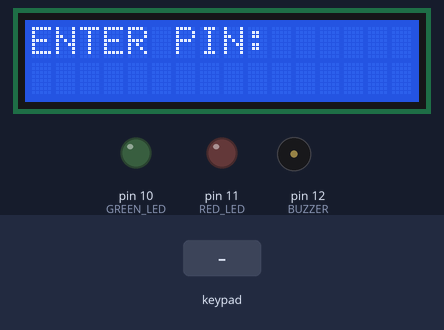
A sketch run on a simulated Arduino Uno, built with avr-gcc and run on an emulated ATmega328P. Parts: 16×2 character LCD, output pins drawn as LEDs (lit = HIGH), buzzer (waves = sounding). The test bench sets the inputs (shaded band).

Above: at 1.2 s.
1.3 s: keypad keys 1 2 3 4 pressed 0.4 s apart
At 3.0 s:
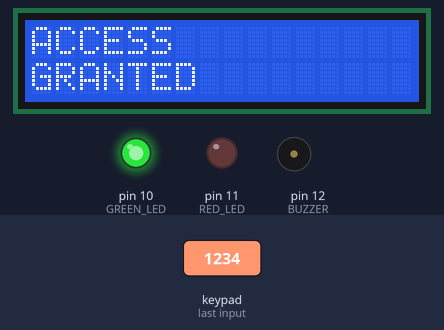
5.9 s: keypad keys 9 8 7 6 pressed 0.4 s apart
At 9.7 s:
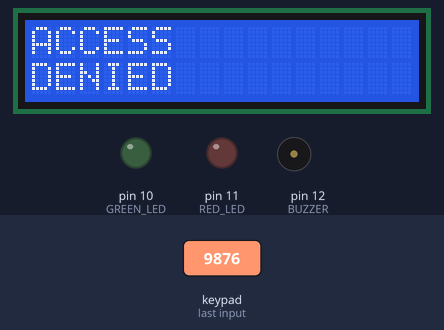
10.5 s: key '1' pressed
At 10.8 s:
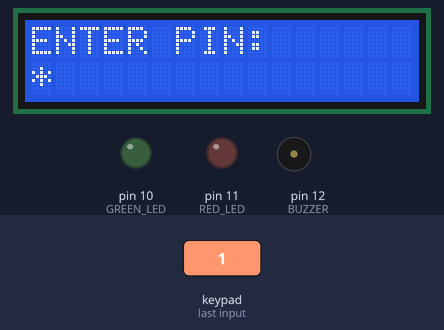
12.0 s: key '2' pressed
At 13.1 s:
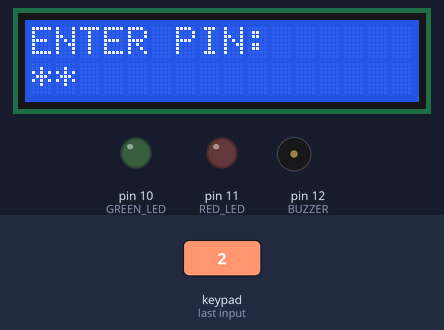
Timing chart, 0 to 14.5 s (numbered marks = the images above; inputs shaded):
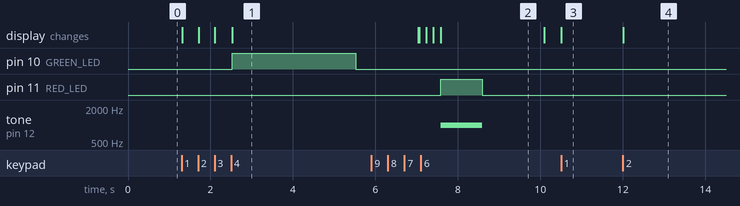

Measured:
- after the input at 1.3 s, pin 10 (GREEN_LED): LOW → HIGH after 1.2 s, → LOW 3.0 s later; the display: first changes at once (image 1 shows a later state)
- after the input at 5.9 s, pin 11 (RED_LED): LOW → HIGH after 1.7 s, → LOW 1.0 s later; tone on pin 12 (BUZZER): silent → 1000 Hz after 1.7 s, → silent 1.0 s later; the display: first differs from a run without the input after 1.2 s (image 2 shows a later state)
- after the input at 10.5 s, the display: changes at once (image 3)
- after the input at 12.0 s, the display: changes at once (image 4)
- what the display in image 2 shows lasts 2.5 s, from 7.6 s to 10.1 s

The sketch:

keypad_lcd.ino
```cpp
#include <Wire.h>
#include <LiquidCrystal_I2C.h>
#include <Keypad.h>

LiquidCrystal_I2C lcd(0x27, 16, 2);

// -------- Keypad --------
const byte ROWS = 4;
const byte COLS = 4;

char keys[ROWS][COLS] = {
  {'1','2','3','A'},
  {'4','5','6','B'},
  {'7','8','9','C'},
  {'*','0','#','D'}
};

byte rowPins[ROWS] = {9, 8, 7, 6};
byte colPins[COLS] = {5, 4, 3, 2};

Keypad keypad = Keypad(makeKeymap(keys), rowPins, colPins, ROWS, COLS);

// -------- Pins --------
#define GREEN_LED 10
#define RED_LED 11
#define BUZZER 12

String password = "1234";
String input = "";

int attempts = 0;
bool locked = false;
unsigned long lockTime = 0;

void setup() {
  pinMode(GREEN_LED, OUTPUT);
  pinMode(RED_LED, OUTPUT);
  pinMode(BUZZER, OUTPUT);

  lcd.init();
  lcd.backlight();

  lcd.clear();
  lcd.setCursor(0,0);
  lcd.print("ENTER PIN:");
}

void loop() {

  if (locked) {
    if (millis() - lockTime >= 10000) {
      locked = false;
      attempts = 0;
      lcd.clear();
      lcd.print("ENTER PIN:");
    }
    return;
  }

  char key = keypad.getKey();

  if (key) {

    if (key >= '0' && key <= '9') {
      input += key;

      lcd.setCursor(input.length()-1,1);
      lcd.print("*");
    }

    if (input.length() == 4) {

      if (input == password) {

        lcd.clear();
        lcd.print("ACCESS");
        lcd.setCursor(0,1);
        lcd.print("GRANTED");

        digitalWrite(GREEN_LED, HIGH);
        delay(3000);
        digitalWrite(GREEN_LED, LOW);

      } else {

        lcd.clear();
        lcd.print("ACCESS");
        lcd.setCursor(0,1);
        lcd.print("DENIED");

        digitalWrite(RED_LED, HIGH);

        tone(BUZZER,1000);
        delay(1000);
        noTone(BUZZER);

        digitalWrite(RED_LED, LOW);

        attempts++;

        if(attempts>=3){

          locked=true;
          lockTime=millis();

          lcd.clear();
          lcd.print("LOCKED");
          lcd.setCursor(0,1);
          lcd.print("WAIT 10 SEC");
        }

      }

      input="";

      if(!locked){
        delay(1500);
        lcd.clear();
        lcd.print("ENTER PIN:");
      }

    }

  }

}
```
